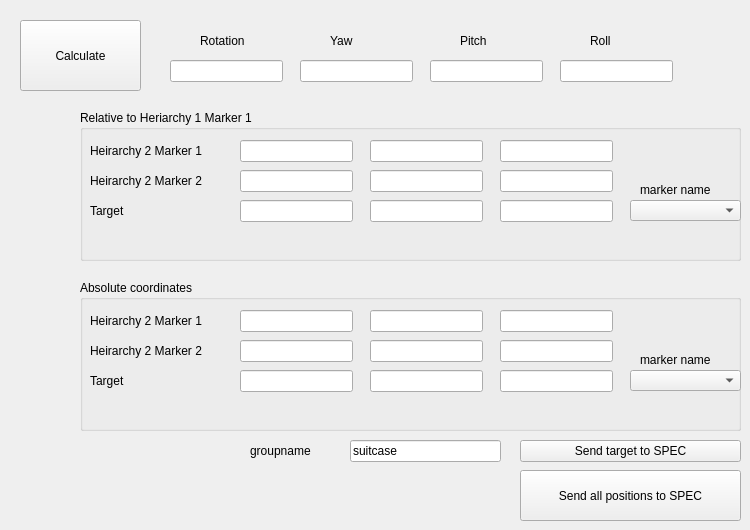
    <widget class="QWidget" name="tab_3">
     <attribute name="title">
      <string>Output</string>
     </attribute>
     <widget class="QGroupBox" name="groupBox">
      <property name="geometry">
       <rect>
        <x>80</x>
        <y>110</y>
        <width>661</width>
        <height>151</height>
       </rect>
      </property>
      <property name="title">
       <string>Relative to Heriarchy 1 Marker 1</string>
      </property>
      <widget class="QLabel" name="label_23">
       <property name="geometry">
        <rect>
         <x>10</x>
         <y>60</y>
         <width>141</width>
         <height>21</height>
        </rect>
       </property>
       <property name="text">
        <string>Heirarchy 2 Marker 2</string>
       </property>
      </widget>
      <widget class="QLineEdit" name="h2m2x_delta">
       <property name="geometry">
        <rect>
         <x>160</x>
         <y>60</y>
         <width>113</width>
         <height>22</height>
        </rect>
       </property>
      </widget>
      <widget class="QLineEdit" name="h2m1z_delta">
       <property name="geometry">
        <rect>
         <x>420</x>
         <y>30</y>
         <width>113</width>
         <height>22</height>
        </rect>
       </property>
      </widget>
      <widget class="QLineEdit" name="h2m1y_delta">
       <property name="geometry">
        <rect>
         <x>290</x>
         <y>30</y>
         <width>113</width>
         <height>22</height>
        </rect>
       </property>
      </widget>
      <widget class="QLineEdit" name="h2m2z_delta">
       <property name="geometry">
        <rect>
         <x>420</x>
         <y>60</y>
         <width>113</width>
         <height>22</height>
        </rect>
       </property>
      </widget>
      <widget class="QLabel" name="label_24">
       <property name="geometry">
        <rect>
         <x>10</x>
         <y>30</y>
         <width>141</width>
         <height>21</height>
        </rect>
       </property>
       <property name="text">
        <string>Heirarchy 2 Marker 1</string>
       </property>
      </widget>
      <widget class="QLineEdit" name="h2m1x_delta">
       <property name="geometry">
        <rect>
         <x>160</x>
         <y>30</y>
         <width>113</width>
         <height>22</height>
        </rect>
       </property>
      </widget>
      <widget class="QLineEdit" name="h2m2y_delta">
       <property name="geometry">
        <rect>
         <x>290</x>
         <y>60</y>
         <width>113</width>
         <height>22</height>
        </rect>
       </property>
      </widget>
      <widget class="QLabel" name="label_25">
       <property name="geometry">
        <rect>
         <x>10</x>
         <y>90</y>
         <width>141</width>
         <height>21</height>
        </rect>
       </property>
       <property name="text">
        <string>Target</string>
       </property>
      </widget>
      <widget class="QLineEdit" name="targetx_delta">
       <property name="geometry">
        <rect>
         <x>160</x>
         <y>90</y>
         <width>113</width>
         <height>22</height>
        </rect>
       </property>
      </widget>
      <widget class="QLineEdit" name="targety_delta">
       <property name="geometry">
        <rect>
         <x>290</x>
         <y>90</y>
         <width>113</width>
         <height>22</height>
        </rect>
       </property>
      </widget>
      <widget class="QLineEdit" name="targetz_delta">
       <property name="geometry">
        <rect>
         <x>420</x>
         <y>90</y>
         <width>113</width>
         <height>22</height>
        </rect>
       </property>
      </widget>
      <widget class="QComboBox" name="target_name_delta">
       <property name="geometry">
        <rect>
         <x>550</x>
         <y>90</y>
         <width>111</width>
         <height>21</height>
        </rect>
       </property>
      </widget>
      <widget class="QLabel" name="label_37">
       <property name="geometry">
        <rect>
         <x>560</x>
         <y>70</y>
         <width>91</width>
         <height>20</height>
        </rect>
       </property>
       <property name="layoutDirection">
        <enum>Qt::LeftToRight</enum>
       </property>
       <property name="text">
        <string>marker name</string>
       </property>
      </widget>
     </widget>
     <widget class="QGroupBox" name="groupBox_2">
      <property name="geometry">
       <rect>
        <x>80</x>
        <y>280</y>
        <width>661</width>
        <height>151</height>
       </rect>
      </property>
      <property name="title">
       <string>Absolute coordinates</string>
      </property>
      <widget class="QLabel" name="label_26">
       <property name="geometry">
        <rect>
         <x>10</x>
         <y>60</y>
         <width>141</width>
         <height>21</height>
        </rect>
       </property>
       <property name="text">
        <string>Heirarchy 2 Marker 2</string>
       </property>
      </widget>
      <widget class="QLineEdit" name="h2m2x_abs">
       <property name="geometry">
        <rect>
         <x>160</x>
         <y>60</y>
         <width>113</width>
         <height>22</height>
        </rect>
       </property>
      </widget>
      <widget class="QLineEdit" name="h2m1z_abs">
       <property name="geometry">
        <rect>
         <x>420</x>
         <y>30</y>
         <width>113</width>
         <height>22</height>
        </rect>
       </property>
      </widget>
      <widget class="QLineEdit" name="h2m1y_abs">
       <property name="geometry">
        <rect>
         <x>290</x>
         <y>30</y>
         <width>113</width>
         <height>22</height>
        </rect>
       </property>
      </widget>
      <widget class="QLineEdit" name="h2m2z_abs">
       <property name="geometry">
        <rect>
         <x>420</x>
         <y>60</y>
         <width>113</width>
         <height>22</height>
        </rect>
       </property>
      </widget>
      <widget class="QLabel" name="label_27">
       <property name="geometry">
        <rect>
         <x>10</x>
         <y>30</y>
         <width>141</width>
         <height>21</height>
        </rect>
       </property>
       <property name="text">
        <string>Heirarchy 2 Marker 1</string>
       </property>
      </widget>
      <widget class="QLineEdit" name="h2m1x_abs">
       <property name="geometry">
        <rect>
         <x>160</x>
         <y>30</y>
         <width>113</width>
         <height>22</height>
        </rect>
       </property>
      </widget>
      <widget class="QLineEdit" name="h2m2y_abs">
       <property name="geometry">
        <rect>
         <x>290</x>
         <y>60</y>
         <width>113</width>
         <height>22</height>
        </rect>
       </property>
      </widget>
      <widget class="QLabel" name="label_28">
       <property name="geometry">
        <rect>
         <x>10</x>
         <y>90</y>
         <width>141</width>
         <height>21</height>
        </rect>
       </property>
       <property name="text">
        <string>Target</string>
       </property>
      </widget>
      <widget class="QLineEdit" name="targetx_abs">
       <property name="geometry">
        <rect>
         <x>160</x>
         <y>90</y>
         <width>113</width>
         <height>22</height>
        </rect>
       </property>
      </widget>
      <widget class="QLineEdit" name="targety_abs">
       <property name="geometry">
        <rect>
         <x>290</x>
         <y>90</y>
         <width>113</width>
         <height>22</height>
        </rect>
       </property>
      </widget>
      <widget class="QLineEdit" name="targetz_abs">
       <property name="geometry">
        <rect>
         <x>420</x>
         <y>90</y>
         <width>113</width>
         <height>22</height>
        </rect>
       </property>
      </widget>
      <widget class="QComboBox" name="target_name_abs">
       <property name="geometry">
        <rect>
         <x>550</x>
         <y>90</y>
         <width>111</width>
         <height>21</height>
        </rect>
       </property>
      </widget>
      <widget class="QLabel" name="label_38">
       <property name="geometry">
        <rect>
         <x>560</x>
         <y>70</y>
         <width>91</width>
         <height>20</height>
        </rect>
       </property>
       <property name="layoutDirection">
        <enum>Qt::LeftToRight</enum>
       </property>
       <property name="text">
        <string>marker name</string>
       </property>
      </widget>
     </widget>
     <widget class="QPushButton" name="calculate_newpos">
      <property name="geometry">
       <rect>
        <x>20</x>
        <y>20</y>
        <width>121</width>
        <height>71</height>
       </rect>
      </property>
      <property name="autoFillBackground">
       <bool>false</bool>
      </property>
      <property name="text">
       <string>Calculate</string>
      </property>
     </widget>
     <widget class="QLineEdit" name="calc_rot">
      <property name="geometry">
       <rect>
        <x>170</x>
        <y>60</y>
        <width>113</width>
        <height>22</height>
       </rect>
      </property>
     </widget>
     <widget class="QLineEdit" name="calc_pit">
      <property name="geometry">
       <rect>
        <x>430</x>
        <y>60</y>
        <width>113</width>
        <height>22</height>
       </rect>
      </property>
     </widget>
     <widget class="QLineEdit" name="calc_yaw">
      <property name="geometry">
       <rect>
        <x>300</x>
        <y>60</y>
        <width>113</width>
        <height>22</height>
       </rect>
      </property>
     </widget>
     <widget class="QLineEdit" name="calc_rol">
      <property name="geometry">
       <rect>
        <x>560</x>
        <y>60</y>
        <width>113</width>
        <height>22</height>
       </rect>
      </property>
     </widget>
     <widget class="QLabel" name="label_29">
      <property name="geometry">
       <rect>
        <x>200</x>
        <y>30</y>
        <width>61</width>
        <height>21</height>
       </rect>
      </property>
      <property name="text">
       <string>Rotation</string>
      </property>
     </widget>
     <widget class="QLabel" name="label_30">
      <property name="geometry">
       <rect>
        <x>330</x>
        <y>30</y>
        <width>61</width>
        <height>21</height>
       </rect>
      </property>
      <property name="text">
       <string>Yaw</string>
      </property>
     </widget>
     <widget class="QLabel" name="label_31">
      <property name="geometry">
       <rect>
        <x>460</x>
        <y>30</y>
        <width>61</width>
        <height>21</height>
       </rect>
      </property>
      <property name="text">
       <string>Pitch</string>
      </property>
     </widget>
     <widget class="QLabel" name="label_32">
      <property name="geometry">
       <rect>
        <x>590</x>
        <y>30</y>
        <width>61</width>
        <height>21</height>
       </rect>
      </property>
      <property name="text">
       <string>Roll</string>
      </property>
     </widget>
     <widget class="QPushButton" name="send_group_spec">
      <property name="geometry">
       <rect>
        <x>520</x>
        <y>440</y>
        <width>221</width>
        <height>22</height>
       </rect>
      </property>
      <property name="text">
       <string>Send target to SPEC</string>
      </property>
     </widget>
     <widget class="QLineEdit" name="id01_spec_groupname_output">
      <property name="geometry">
       <rect>
        <x>350</x>
        <y>440</y>
        <width>151</width>
        <height>22</height>
       </rect>
      </property>
      <property name="text">
       <string>suitcase</string>
      </property>
     </widget>
     <widget class="QLabel" name="label_33">
      <property name="geometry">
       <rect>
        <x>250</x>
        <y>440</y>
        <width>91</width>
        <height>21</height>
       </rect>
      </property>
      <property name="text">
       <string>groupname</string>
      </property>
     </widget>
     <widget class="QPushButton" name="send_group_spec_all">
      <property name="geometry">
       <rect>
        <x>520</x>
        <y>470</y>
        <width>221</width>
        <height>51</height>
       </rect>
      </property>
      <property name="text">
       <string>Send all positions to SPEC</string>
      </property>
     </widget>
    </widget>
